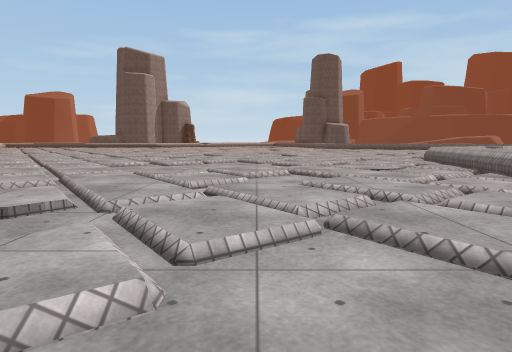
[1] (above)

15 first-person views from a walk through a Unity game level. The camera is 1.2 m above the floor, tilts 6° down and sees 75° across. The floor is counted in squares, 2 m on a side. Each view is taken from the middle of a square. On the plan, view 1 faces up. The plan holds only what a view shows up to about 10 squares ahead; the rest is blank. The place goes on beyond the plan. The player is left out. Some surface patterns are stand-ins.

[2]
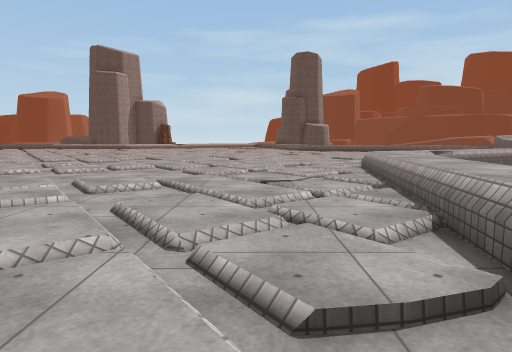

[3]
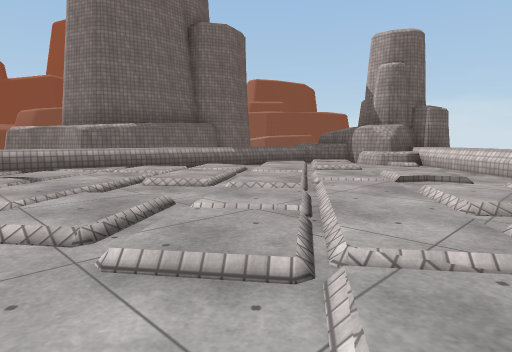

[4]
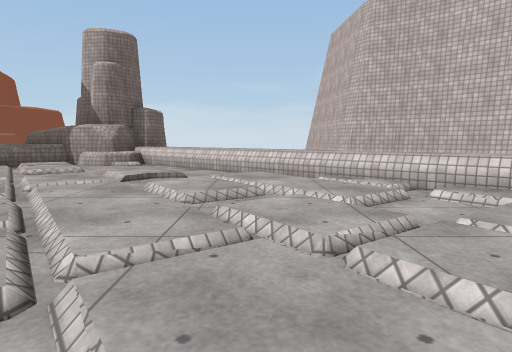

[5]
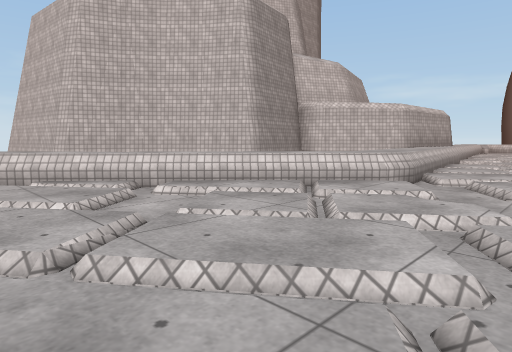

[6]
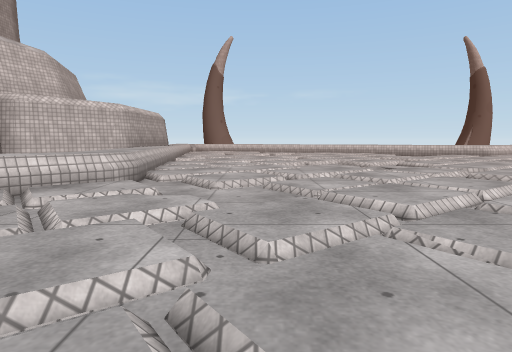

[7]
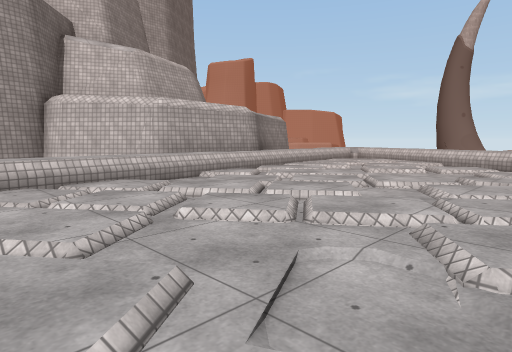

[8]
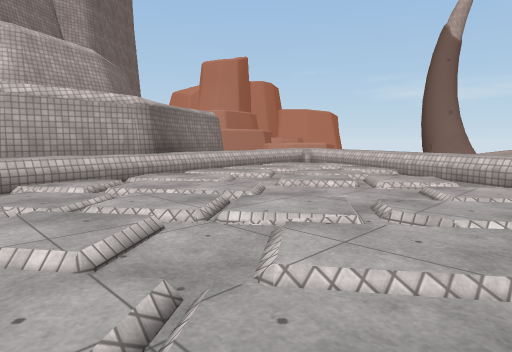

[9]
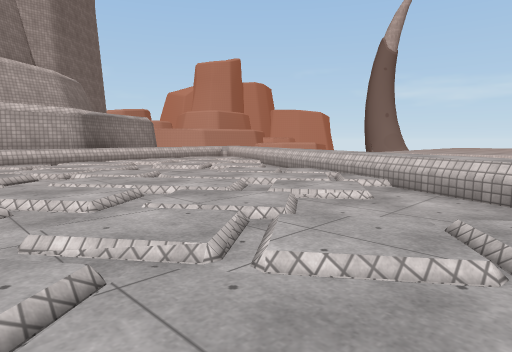

[10]
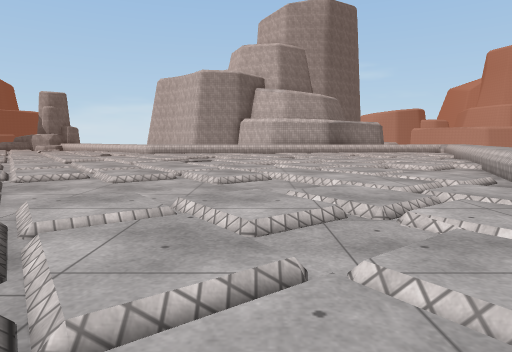

[11]
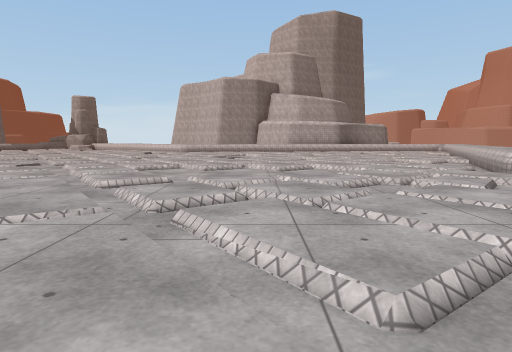

[12]
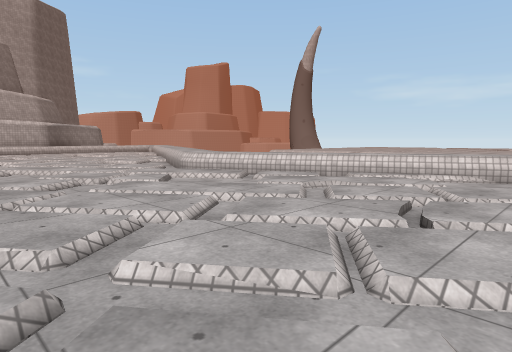

[13]
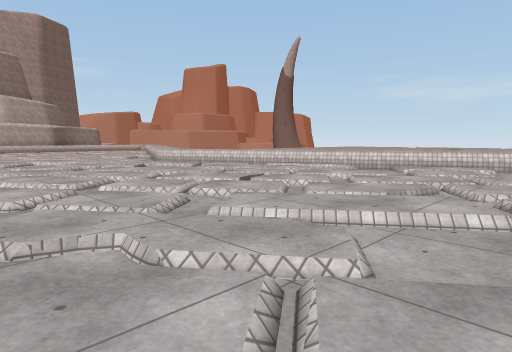

[14]
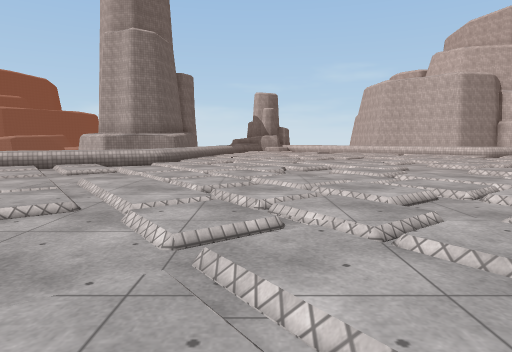

[15]
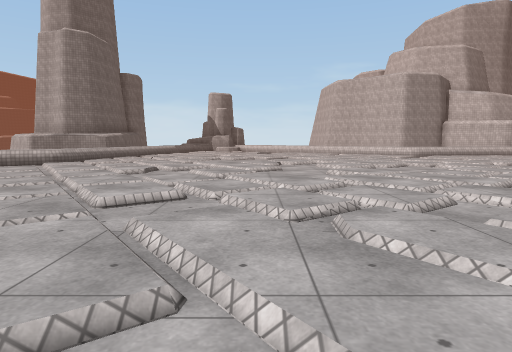

### Floor plan
Key: @ floor where view 1 was taken; # wall or solid block; x gap in a wall; . floor; = window, fence, low wall or low ledge; ^ raised ledge; v drop or lower ground.
Columns run from 21 left of view 1 to 10 right of it. Each row starts with its distance up from view 1.
 25        .....
 24   ^.........
 23   ^.........
 22   ^^........
 21    ^........
 20    ^........
 19    ^^........       .  .
 18     ^.........     ......
 17     ^^........    ........
 16      ^.......=.  ..........
 15      ^.......... ..........
 14      ^......................
 13     ^........................
 12    ^^........................
 11    ^^........................^^^
 10   ^^ ......................^^^#
  9   ^^.....................=^^=
  8  ^^.......................^
  7  ^^.......................^
  6  ^x......................^^
  5  ^ ........^^^^..........^^ ##
  4 ^=^^^^#^^^^^^^^^.......=.^###
  3    ^#####v    =^^........^#
  2    ##   ##v    =^^.......^#
  1          ####v  =^^.....^ #
  0             ##v ##^^.@..^
 -1              ###=  ^^.#^^
 -2                     ^^###
 -3                     =##

Positions as (right, up) in squares from view 1, and headings:
1: (0, 0), facing up
2: (2, 1), facing up
3: (-3, 7), facing down-right
4: (-3, 7), facing down
5: (-3, 7), facing down-left
6: (-3, 7), facing left
7: (-9, 10), facing down-left
8: (-12, 10), facing down-left
9: (-12, 14), facing down-left
10: (-12, 19), facing down
11: (-11, 21), facing down
12: (-11, 22), facing down-left
13: (-10, 25), facing down-left
14: (2, 19), facing down
15: (-1, 19), facing down
